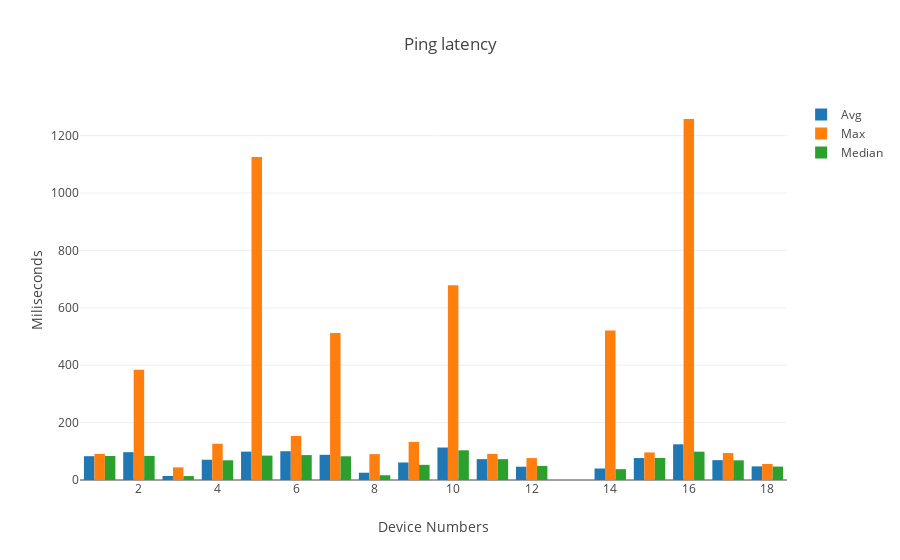

Notebook cell for this chart:
### Code cell
barplot_averages(ping_df,'PING',"Ping latency",ytitle="Miliseconds")

### Figure 1 — Plotly figure (JSON) as saved in the notebook; plotly's stock layout.template omitted (floating-point values rounded to 4 significant figures)
{"data": [{"name": "Avg", "type": "bar", "x": [1, 2, 3, 4, 5, 6, 7, 8, 9, 10, 11, 12, 14, 15, 16, 17, 18], "y": [82.94, 96.95, 14.07, 70.6, 98.86, 100.2, 87.79, 25.36, 60.98, 113.2, 72.72, 46.3, 40.03, 76.53, 124.4, 69.17, 47.45]}, {"name": "Max", "type": "bar", "x": [1, 2, 3, 4, 5, 6, 7, 8, 9, 10, 11, 12, 14, 15, 16, 17, 18], "y": [91.06, 384.5, 44.07, 126.4, 1126.0, 153.6, 511.9, 90.18, 132.7, 679.0, 90.87, 76.43, 520.8, 96.08, 1258.0, 93.92, 55.83]}, {"name": "Median", "type": "bar", "x": [1, 2, 3, 4, 5, 6, 7, 8, 9, 10, 11, 12, 14, 15, 16, 17, 18], "y": [83.72, 83.99, 13.68, 68.72, 84.98, 86.84, 82.68, 16.55, 52.84, 103.5, 72.65, 49.12, 37.69, 76.88, 98.69, 68.57, 46.8]}], "layout": {"title": "Ping latency", "xaxis": {"title": "Device Numbers"}, "yaxis": {"title": "Miliseconds"}}}
